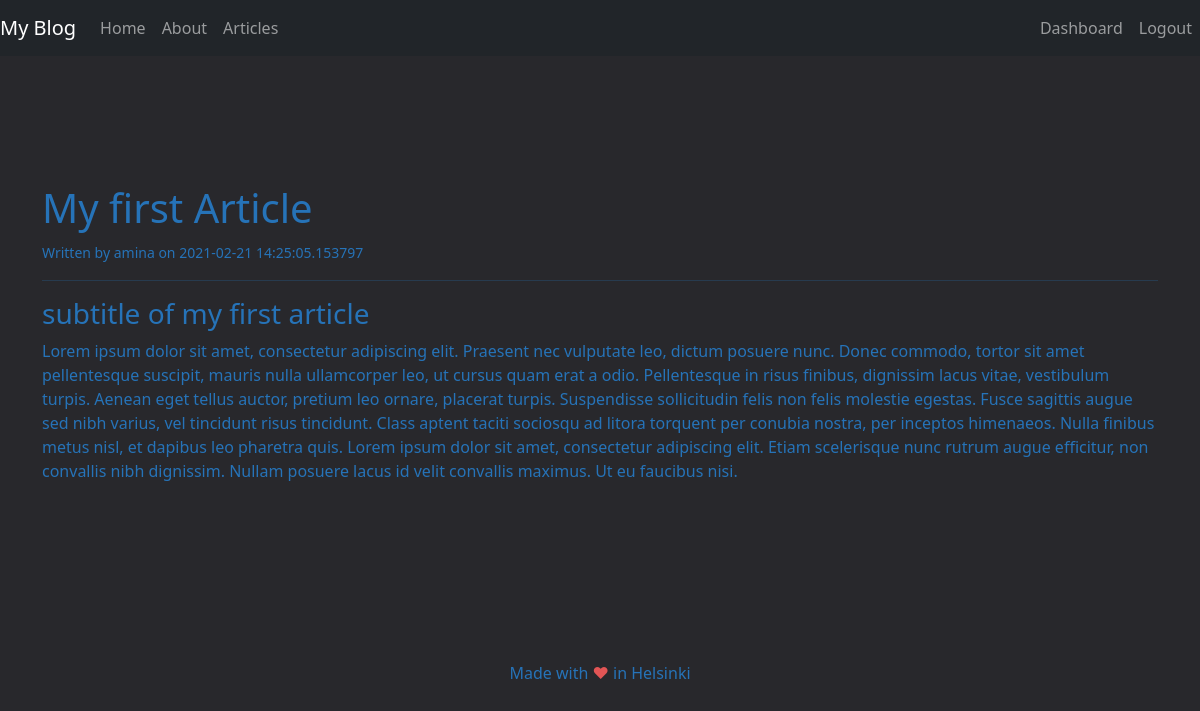
/article/3/ (signed in), run on the app's committed database.
### app.py (models this page shows, shortened)
class Articles(db.Model):
    __tablename__ = 'articles'
    id = db.Column(db.Integer, primary_key=True)
    title = db.Column(db.String(100))
    subtitle = db.Column(db.String(200))
    author = db.Column(db.String(200))
    body = db.Column(db.Text())
    create_date = db.Column(db.DateTime)

### app.py (the view)
@app.route('/article/<string:id>/')
def article(id):
    fetched_article= Articles.query.filter_by(id = id).first()
    return render_template('article.html', article=fetched_article)

### templates/article.html
{% extends 'layout.html' %}
{% block body %}
  <h1>{{article.title}}</h1>
  <small>Written by {{article.author}} on {{article.create_date}}</small>
  <hr>
  <div>
    <h3>{{article.subtitle}}</h3>
    {{article.body | safe}}
  </div>
{% endblock %}

### data on the page
Articles: title "My first Article", author "amina", create_date "2021-02-21 14:25:05.153797", subtitle "subtitle of my first article", body "Lorem ipsum dolor sit amet, consectetur adipiscing elit. Praesent nec vulputate leo, dictum posuere nunc. Donec commodo, tortor sit amet pellentesque suscipit, mauris nulla ullamcorper leo, ut cursus quam erat a odio. Pellentesque in risus finibus, dignissim lacus vitae, vestibulum turpis. Aenean eget tellus auctor, pretium leo ornare, placerat turpis. Suspendisse sollicitudin felis non felis molestie egestas. Fusce sagittis augue sed nibh varius, vel tincidunt risus tincidunt. Class aptent taciti sociosqu ad litora torquent per conubia nostra, per inceptos himenaeos. Nulla finibus metus nisl, et dapibus leo pharetra quis. Lorem ipsum dolor sit amet, consectetur adipiscing elit. Etiam…"
